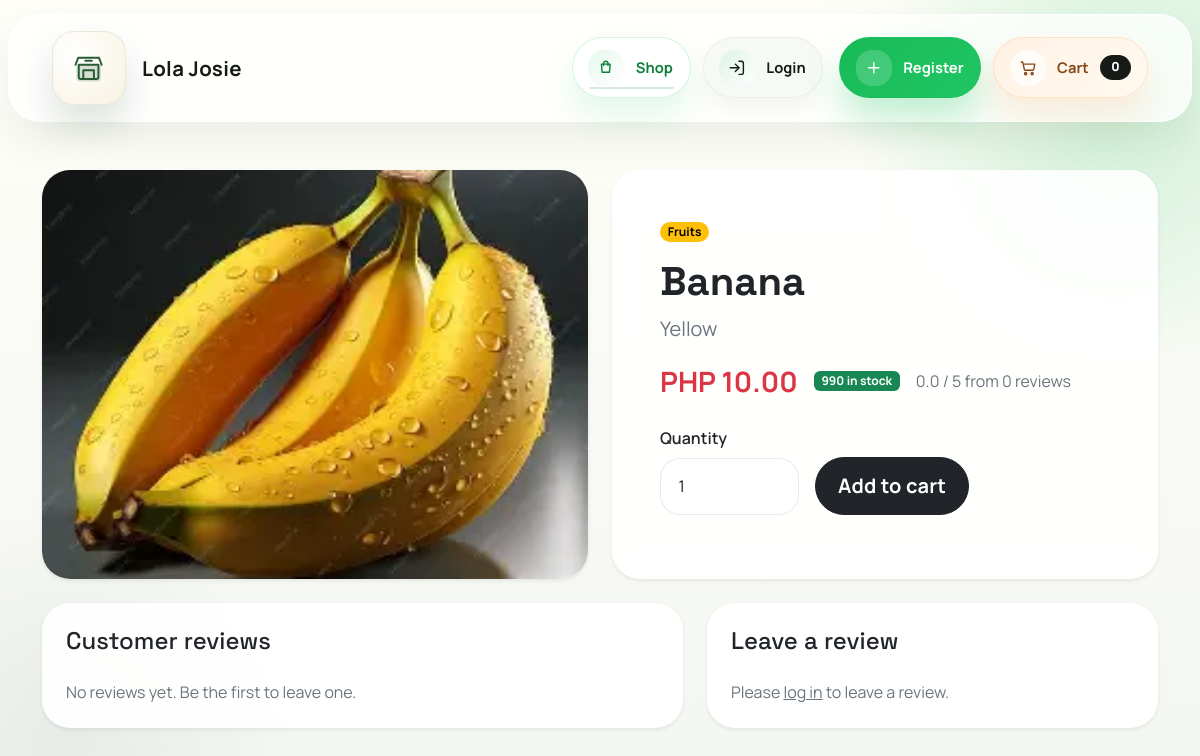
Screenshot of /products/banana/ with the database file from the repository.
### products/models.py (models this page shows, shortened)
class Product(models.Model):
    category = models.ForeignKey(
        Category,
        on_delete=models.PROTECT,
        related_name="products",
    )
    name = models.CharField(max_length=200)
    slug = models.SlugField(max_length=220, unique=True, blank=True)
    description = models.TextField()
    price = models.DecimalField(max_digits=10, decimal_places=2)
    stock = models.PositiveIntegerField(default=0)
    image = models.ImageField(upload_to=product_image_upload_path, blank=True, null=True)
    is_active = models.BooleanField(default=True)
    created_at = models.DateTimeField(auto_now_add=True)
    updated_at = models.DateTimeField(auto_now=True)
    class Meta:
        ordering = ["name"]

class Category(models.Model):
    name = models.CharField(max_length=120, unique=True)
    slug = models.SlugField(max_length=140, unique=True, blank=True)
    description = models.TextField(blank=True)
    class Meta:
        ordering = ["name"]
        verbose_name_plural = "categories"

### products/views.py (the view)
# urls.py: path("products/<slug:slug>/", ProductDetailAPIView.as_view(), name="product_detail"),
def product_detail(request, slug):
    product = get_object_or_404(
        Product.objects.select_related("category")
        .annotate(avg_rating=Avg("reviews__rating"), review_total=Count("reviews")),
        slug=slug,
        is_active=True,
    )
    reviews = product.reviews.select_related("user").order_by("-created_at")
    user_review = None
    review_form = None
    if request.user.is_authenticated:
        user_review = Review.objects.filter(user=request.user, product=product).first()
        review_form = ReviewForm(instance=user_review)
    return render(
        request,
        "products/product_detail.html",
        {
            "product": product,
            "reviews": reviews,
            "cart_form": CartAddProductForm(initial={"quantity": 1}),
            "review_form": review_form,
            "user_review": user_review,
        },
    )

### cart/forms.py
class CartAddProductForm(forms.Form):
    quantity = forms.IntegerField(
        min_value=1,
        initial=1,
        widget=forms.NumberInput(attrs={"class": "form-control", "min": 1}),
    )
    override = forms.BooleanField(
        required=False,
        initial=False,
        widget=forms.HiddenInput(),
    )

### cart/cart.py (called while the page is built)
    def __len__(self):
        return sum(self.cart.values())

### cart/context_processors.py (called while the page is built)
def cart_summary(request):
    return {"cart_item_count": len(Cart(request))}

### config/context_processors.py (called while the page is built)
def site_meta(request):
    return {
        "site_name": settings.SITE_NAME,
        "site_tagline": settings.SITE_TAGLINE,
    }

### users/admin_access.py (called while the page is built)
def is_admin_user(user):
    return user.is_authenticated and (user.is_staff or user.is_superuser)

### templates/products/product_detail.html (shortened to what this page needs)
{% extends "base.html" %}
{% block content %}
<div class="row g-4 mb-4">
    <div class="col-lg-6">
        <div class="card border-0 shadow-sm overflow-hidden">
            {% if product.image %}
                <img src="{{ product.image.url }}" class="img-fluid product-image" alt="{{ product.name }}">
            {% else %}
                <div class="product-image product-image-placeholder d-flex align-items-center justify-content-center">No image uploaded</div>
            {% endif %}
        </div>
    </div>
    <div class="col-lg-6">
        <div class="card border-0 shadow-sm h-100">
            <div class="card-body p-4 p-lg-5">
                <span class="badge text-bg-warning rounded-pill mb-3">{{ product.category.name }}</span>
                <h1 class="display-6 fw-bold">{{ product.name }}</h1>
                <p class="text-secondary fs-5 mb-3">{{ product.description }}</p>
                <div class="d-flex flex-wrap align-items-center gap-3 mb-4">
                    <strong class="fs-3 text-danger">PHP {{ product.price }}</strong>
                    <span class="badge {% if product.stock > 0 %}text-bg-success{% else %}text-bg-secondary{% endif %}">
                        {% if product.stock > 0 %}{{ product.stock }} in stock{% else %}Out of stock{% endif %}
                    </span>
                    <span class="text-secondary">{{ product.avg_rating|default:0|floatformat:1 }} / 5 from {{ product.review_total }} review{{ product.review_total|pluralize }}</span>
                </div>
                <form action="{% url 'cart:cart_add' product.id %}" method="post" class="row g-3 align-items-end">
                    <div class="col-sm-4">
                        <label class="form-label fw-semibold" for="{{ cart_form.quantity.id_for_label }}">Quantity</label>
                        {{ cart_form.quantity }}
                    </div>
                    <div class="col-sm-8">
                        <button type="submit" class="btn btn-dark btn-lg" {% if product.stock == 0 %}disabled{% endif %}>Add to cart</button>
                    </div>
                </form>
            </div>
        </div>
    </div>
</div>
<div class="row g-4">
    <div class="col-lg-7">
        <div class="card border-0 shadow-sm h-100">
            <div class="card-body p-4">
                <h2 class="h4 mb-4">Customer reviews</h2>
                {% if reviews %}
                    <div class="vstack gap-3">
                        {% for review in reviews %}
                            <div class="border rounded-4 p-3">
                                <div class="d-flex justify-content-between align-items-center mb-2">
                                    <strong>{{ review.user.username }}</strong>
                                    <span class="badge text-bg-light border">{{ review.rating }} / 5</span>
                                </div>
                                <p class="mb-2">{{ review.comment }}</p>
                                <div class="text-secondary small">{{ review.updated_at|date:"M d, Y H:i" }}</div>
                            </div>
                        {% endfor %}
                    </div>
                {% else %}
                    <p class="text-secondary mb-0">No reviews yet. Be the first to leave one.</p>
                {% endif %}
            </div>
        </div>
    </div>
    <div class="col-lg-5">
        <div class="card border-0 shadow-sm h-100">
            <div class="card-body p-4">
                <h2 class="h4 mb-4">{% if user_review %}Update your review{% else %}Leave a review{% endif %}</h2>
                {% if request.user.is_authenticated %}
                    <form action="{% url 'reviews:submit_review' product.slug %}" method="post" class="vstack gap-3">
                        {% csrf_token %}
                        {% for field in review_form %}
                            <div>
                                <label class="form-label fw-semibold" for="{{ field.id_for_label }}">{{ field.label }}</label>
                                {{ field }}
                                {% for error in field.errors %}
                                    <div class="text-danger small mt-1">{{ error }}</div>
                                {% endfor %}
                            </div>
                        {% endfor %}
                        <button type="submit" class="btn btn-dark">{% if user_review %}Update review{% else %}Submit review{% endif %}</button>
                    </form>
                {% else %}
                    <p class="text-secondary mb-0">Please <a href="{% url 'login' %}?next={{ request.path }}">log in</a> to leave a review.</p>
                {% endif %}
            </div>
        </div>
    </div>
</div>
{% endblock %}

### rows the page displays
Product: image (picture), category.name "Fruits", name "Banana", description "Yellow", price "10.00", stock "990", avg_rating "0.0", review_total "0"

### other values shown
{{ cart_item_count }} "0"
